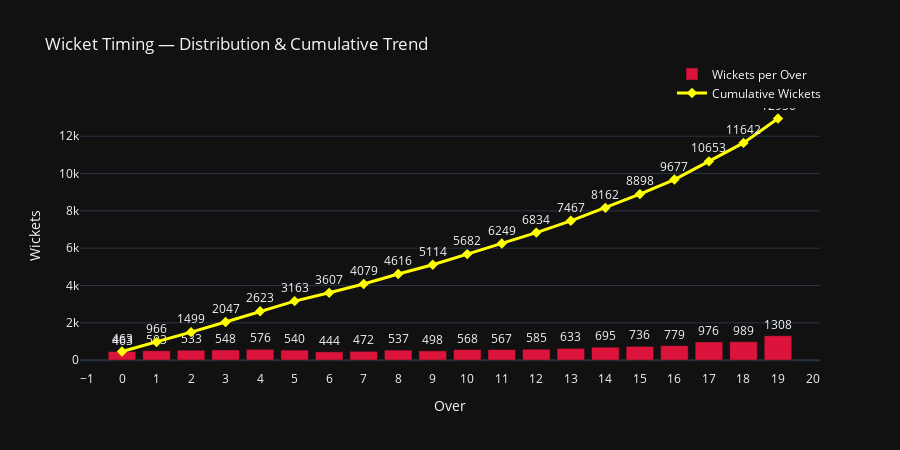

The notebook cell saved with this chart:
### Markdown cell above
## 8) Wicket Timing Distribution

**Goal:** Histogram of overs when wickets most frequently fall (powerplay, middle, death).

### Code cell
import pandas as pd
import plotly.graph_objects as go

# -------------------------
# Wickets Timing
# -------------------------
wickets = df[df['is_wicket']==1]

# Count wickets per over
wicket_counts = wickets.groupby('over').size().reset_index(name='wickets')

# Compute cumulative wickets
wicket_counts['cumulative'] = wicket_counts['wickets'].cumsum()

# -------------------------
# Combined Bar + Line Plot
# -------------------------
fig = go.Figure()

# Bar: Wickets per over
fig.add_trace(go.Bar(
    x=wicket_counts['over'],
    y=wicket_counts['wickets'],
    name='Wickets per Over',
    marker_color='crimson',
    text=wicket_counts['wickets'],
    textposition='outside'
))

# Line: Cumulative wickets
fig.add_trace(go.Scatter(
    x=wicket_counts['over'],
    y=wicket_counts['cumulative'],
    name='Cumulative Wickets',
    mode='lines+markers+text',
    line=dict(color='yellow', width=3),
    marker=dict(size=8, symbol='diamond'),
    text=wicket_counts['cumulative'],
    textposition='top center'
))

# Layout
fig.update_layout(
    title='Wicket Timing — Distribution & Cumulative Trend',
    xaxis=dict(title='Over', dtick=1),
    yaxis=dict(title='Wickets'),
    template='plotly_dark',
    legend=dict(x=0.8, y=1.15),
    height=450
)

fig.show()

### Figure 1 — Plotly figure (JSON) as saved in the notebook; plotly's stock layout.template omitted (floating-point values rounded to 4 significant figures)
{"data": [{"marker": {"color": "crimson"}, "name": "Wickets per Over", "text": [463.0, 503.0, 533.0, 548.0, 576.0, 540.0, 444.0, 472.0, 537.0, 498.0, 568.0, 567.0, 585.0, 633.0, 695.0, 736.0, 779.0, 976.0, 989.0, 1308.0], "textposition": "outside", "type": "bar", "x": [0, 1, 2, 3, 4, 5, 6, 7, 8, 9, 10, 11, 12, 13, 14, 15, 16, 17, 18, 19], "y": [463, 503, 533, 548, 576, 540, 444, 472, 537, 498, 568, 567, 585, 633, 695, 736, 779, 976, 989, 1308]}, {"line": {"color": "yellow", "width": 3}, "marker": {"size": 8, "symbol": "diamond"}, "mode": "lines+markers+text", "name": "Cumulative Wickets", "text": [463.0, 966.0, 1499.0, 2047.0, 2623.0, 3163.0, 3607.0, 4079.0, 4616.0, 5114.0, 5682.0, 6249.0, 6834.0, 7467.0, 8162.0, 8898.0, 9677.0, 10650.0, 11640.0, 12950.0], "textposition": "top center", "type": "scatter", "x": [0, 1, 2, 3, 4, 5, 6, 7, 8, 9, 10, 11, 12, 13, 14, 15, 16, 17, 18, 19], "y": [463, 966, 1499, 2047, 2623, 3163, 3607, 4079, 4616, 5114, 5682, 6249, 6834, 7467, 8162, 8898, 9677, 10653, 11642, 12950]}], "layout": {"height": 450, "legend": {"x": 0.8, "y": 1.15}, "title": {"text": "Wicket Timing — Distribution & Cumulative Trend"}, "xaxis": {"dtick": 1, "title": {"text": "Over"}}, "yaxis": {"title": {"text": "Wickets"}}}}
